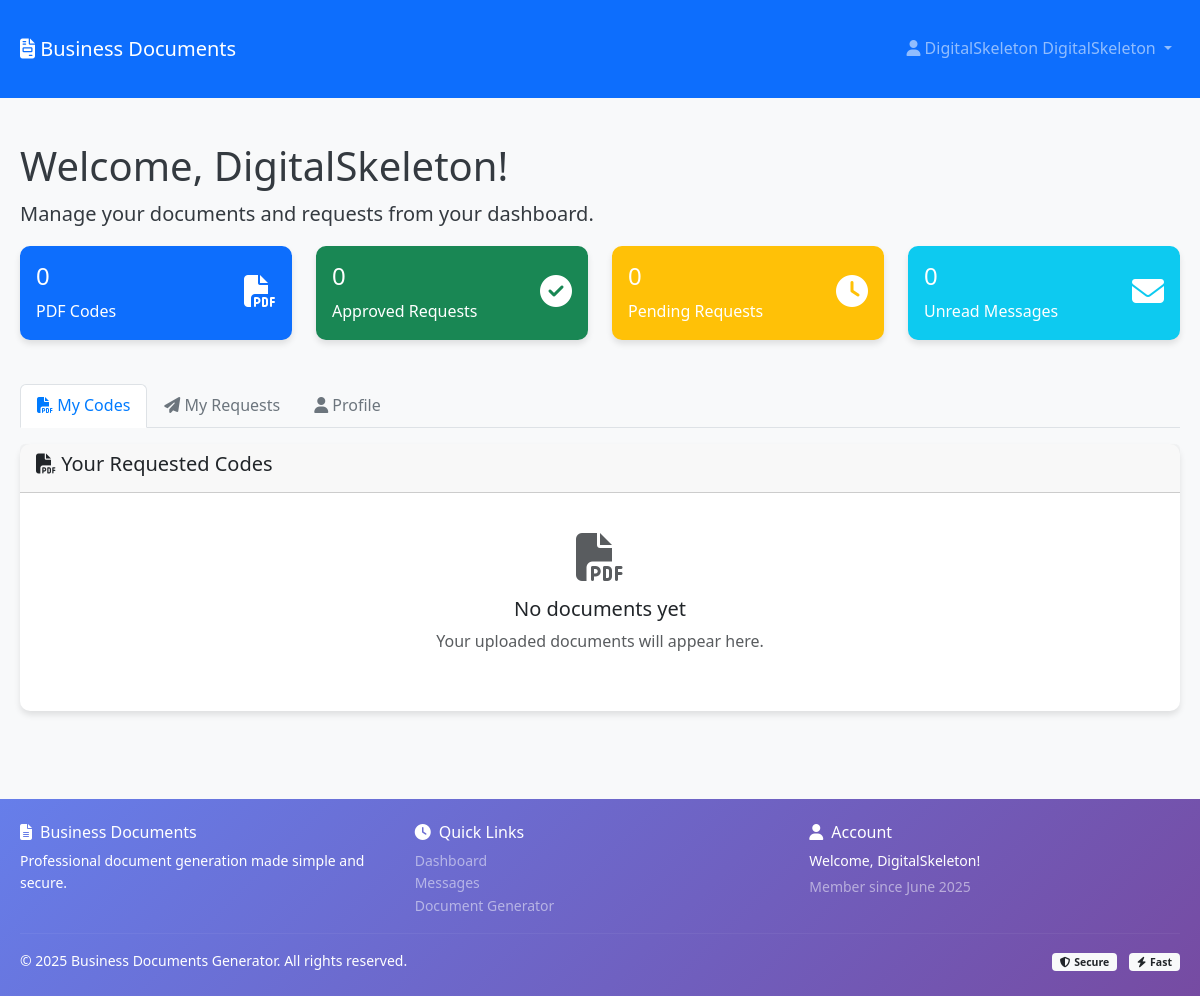
Page /dashboard (signed in) on the committed database.
### models.py (models this page shows, shortened)
class User(db.Model):
    id = db.Column(db.Integer, primary_key=True)
    username = db.Column(db.String(80), unique=True, nullable=False)
    email = db.Column(db.String(120), unique=True, nullable=False)
    password_hash = db.Column(db.String(255), nullable=False)
    first_name = db.Column(db.String(100), nullable=False)
    last_name = db.Column(db.String(100), nullable=False)
    is_admin = db.Column(db.Boolean, default=False)
    is_verified = db.Column(db.Boolean, default=False)
    verification_token = db.Column(db.String(100), nullable=True)
    reset_token = db.Column(db.String(100), nullable=True)
    reset_token_expires = db.Column(db.DateTime, nullable=True)
    created_at = db.Column(db.DateTime, default=datetime.utcnow)
    last_login = db.Column(db.DateTime, nullable=True)
    pdf_codes = db.relationship('UserPDFCode', foreign_keys='UserPDFCode.user_id', backref='user', lazy=True, cascade='all, delete-orphan')
    pdf_requests = db.relationship('PDFRequest', backref='user', lazy=True, cascade='all, delete-orphan')
    sent_messages = db.relationship('Message', foreign_keys='Message.sender_id', backref='sender', lazy=True, cascade='all, delete-orphan')
    received_messages = db.relationship('Message', foreign_keys='Message.recipient_id', backref='recipient', lazy=True, cascade='all, delete-orphan')
    uploaded_pdfs = db.relationship('UserPDFCode', foreign_keys='UserPDFCode.uploaded_by_admin_id', backref='uploader', lazy=True)

### app.py (the view)
@app.route('/dashboard')
@login_required
def dashboard():
    user = User.query.get(session['user_id'])
    if user.is_admin:
        return redirect(url_for('admin_dashboard'))
    pdf_codes = UserPDFCode.query.filter_by(user_id=user.id).order_by(UserPDFCode.uploaded_at.desc()).all()
    pdf_requests = PDFRequest.query.filter_by(user_id=user.id).order_by(PDFRequest.created_at.desc()).all()
    unread_messages = Message.query.filter_by(recipient_id=user.id, is_read=False).count()
    return render_template('dashboard/user_dashboard.html',
                         user=user,
                         pdf_codes=pdf_codes,
                         pdf_requests=pdf_requests,
                         unread_messages=unread_messages)

### app.py (called while the page is built)
def login_required(f):
    @wraps(f)
    def decorated_function(*args, **kwargs):
        if 'user_id' not in session:
            flash('Please log in to access this page.', 'error')
            return redirect(url_for('login'))
        return f(*args, **kwargs)
    return decorated_function

### templates/dashboard/user_dashboard.html (shortened to what this page needs)
<!DOCTYPE html>
<html lang="en">
<head>
    <link href="https://cdn.jsdelivr.net/npm/bootstrap@5.3.0/dist/css/bootstrap.min.css" rel="stylesheet">
    <link rel="stylesheet" href="https://cdnjs.cloudflare.com/ajax/libs/font-awesome/6.4.0/css/all.min.css">
    <link rel="stylesheet" href="{{ url_for('static', filename='css/style.css') }}">
</head>
<body>
    <nav class="navbar navbar-expand-lg navbar-dark bg-primary">
        <div class="container">
            <a class="navbar-brand" href="#">
                <i class="fas fa-file-invoice"></i> Business Documents
            </a>
            <ul class="navbar-nav ms-auto">
                <li class="nav-item dropdown">
                    <a class="nav-link dropdown-toggle" href="#" id="userDropdown" role="button" data-bs-toggle="dropdown" aria-expanded="false">
                        <i class="fas fa-user"></i> {{ user.first_name }} {{ user.last_name }}
                    </a>
                </li>
            </ul>
        </div>
    </nav>
    <div class="container mt-4">
        <div class="row">
            <div class="col-12">
                <h1>Welcome, {{ user.first_name }}!</h1>
                <p class="lead">Manage your documents and requests from your dashboard.</p>
            </div>
        </div>
        <div class="row mb-4">
            <div class="col-md-3">
                <div class="card bg-primary text-white">
                    <div class="card-body">
                        <div class="d-flex justify-content-between">
                            <div>
                                <h4>{{ pdf_codes|length }}</h4>
                                <p class="mb-0">PDF Codes</p>
                            </div>
                            <div class="align-self-center">
                                <i class="fas fa-file-pdf fa-2x"></i>
                            </div>
                        </div>
                    </div>
                </div>
            </div>
            <div class="col-md-3">
                <div class="card bg-success text-white">
                    <div class="card-body">
                        <div class="d-flex justify-content-between">
                            <div>
                                <h4>{{ pdf_requests|selectattr('status', 'equalto', 'approved')|list|length }}</h4>
                                <p class="mb-0">Approved Requests</p>
                            </div>
                            <div class="align-self-center">
                                <i class="fas fa-check-circle fa-2x"></i>
                            </div>
                        </div>
                    </div>
                </div>
            </div>
            <div class="col-md-3">
                <div class="card bg-warning text-white">
                    <div class="card-body">
                        <div class="d-flex justify-content-between">
                            <div>
                                <h4>{{ pdf_requests|selectattr('status', 'equalto', 'pending')|list|length }}</h4>
                                <p class="mb-0">Pending Requests</p>
                            </div>
                            <div class="align-self-center">
                                <i class="fas fa-clock fa-2x"></i>
                            </div>
                        </div>
                    </div>
                </div>
            </div>
            <div class="col-md-3">
                <div class="card bg-info text-white">
                    <div class="card-body">
                        <div class="d-flex justify-content-between">
                            <div>
                                <h4>{{ unread_messages }}</h4>
                                <p class="mb-0">Unread Messages</p>
                            </div>
                            <div class="align-self-center">
                                <i class="fas fa-envelope fa-2x"></i>
                            </div>
                        </div>
                    </div>
                </div>
            </div>
        </div>
        <ul class="nav nav-tabs" id="dashboardTabs">
            <li class="nav-item">
                <a class="nav-link active" id="documents-tab" data-bs-toggle="tab" href="#documents">
                    <i class="fas fa-file-pdf"></i> My Codes
                </a>
            </li>
            <li class="nav-item">
                <a class="nav-link" id="requests-tab" data-bs-toggle="tab" href="#requests">
                    <i class="fas fa-paper-plane"></i> My Requests
                </a>
            </li>
            <li class="nav-item">
                <a class="nav-link" id="profile-tab" data-bs-toggle="tab" href="#profile">
                    <i class="fas fa-user"></i> Profile
                </a>
            </li>
        </ul>
        <div class="tab-content mt-3">
            <div class="tab-pane fade show active" id="documents">
                <div class="card">
                    <div class="card-header">
                        <h5><i class="fas fa-file-pdf"></i> Your Requested Codes</h5>
                    </div>
                    <div class="card-body">
                        {% if pdf_codes %}
                        <div class="table-responsive">
                            <table class="table table-striped">
                                <thead>
                                    <tr>
                                        <th>File Name</th>
                                        <th>Description</th>
                                        <th>Uploaded Date</th>
                                        <th>Downloads</th>
                                        <th>Actions</th>
                                    </tr>
                                </thead>
                                <tbody>
                                    {% for pdf in pdf_codes %}
                                    <tr>
                                        <td>{{ pdf.original_filename }}</td>
                                        <td>{{ pdf.description or 'No description' }}</td>
                                        <td>{{ pdf.uploaded_at.strftime('%Y-%m-%d %H:%M') }}</td>
                                        <td>{{ pdf.download_count }}</td>
                                        <td>
                                            <a href="{{ url_for('download_file', file_id=pdf.id) }}" class="btn btn-sm btn-primary">
                                                <i class="fas fa-download"></i> Download
                                            </a>
                                        </td>
                                    </tr>
                                    {% endfor %}
                                </tbody>
                            </table>
                        </div>
                        {% else %}
                        <div class="text-center py-4">
                            <i class="fas fa-file-pdf fa-3x text-muted mb-3"></i>
                            <h5>No documents yet</h5>
                            <p class="text-muted">Your uploaded documents will appear here.</p>
                        </div>
                        {% endif %}
                    </div>
                </div>
            </div>
        </div>
    </div>
    <footer class="mt-5" style="background: linear-gradient(135deg, #667eea 0%, #764ba2 100%); color: white;">
        <div class="container py-4">
            <div class="row">
                <div class="col-md-4">
                    <h6><i class="fas fa-file-alt me-2"></i>Business Documents</h6>
                    <p class="small">Professional document generation made simple and secure.</p>
                </div>
                <div class="col-md-4">
                    <h6><i class="fas fa-clock me-2"></i>Quick Links</h6>
                    <div class="small">
                        <a href="/dashboard" class="text-white-50 text-decoration-none d-block">Dashboard</a>
                        <a href="/messages" class="text-white-50 text-decoration-none d-block">Messages</a>
                        <a href="/" class="text-white-50 text-decoration-none d-block">Document Generator</a>
                    </div>
                </div>
                <div class="col-md-4">
                    <h6><i class="fas fa-user me-2"></i>Account</h6>
                    <div class="small">
                        <p class="mb-1">Welcome, {{ user.first_name }}!</p>
                        <p class="mb-0 text-white-50">Member since {{ user.created_at.strftime('%B %Y') }}</p>
                    </div>
                </div>
            </div>
            <hr class="my-3" style="border-color: rgba(255,255,255,0.2);">
            <div class="row align-items-center">
                <div class="col-md-6">
                    <p class="mb-0 small">&copy; 2025 Business Documents Generator. All rights reserved.</p>
                </div>
                <div class="col-md-6 text-end">
                    <div class="small">
                        <span class="badge bg-light text-dark me-2">
                            <i class="fas fa-shield-alt me-1"></i>Secure
                        </span>
                        <span class="badge bg-light text-dark">
                            <i class="fas fa-bolt me-1"></i>Fast
                        </span>
                    </div>
                </div>
            </div>
        </div>
    </footer>
</body>
</html>

### static/css/style.css (style rules this page uses)
:root { --primary-color: #007bff; --secondary-color: #6c757d; --success-color: #28a745; --danger-color: #dc3545; --warning-color: #ffc107; --info-color: #17a2b8; --light-color: #f8f9fa; --dark-color: #343a40; --white: #ffffff; --black: #000000; }
body { font-family: 'Segoe UI', Tahoma, Geneva, Verdana, sans-serif; background-color: var(--light-color); color: var(--dark-color); line-height: 1.6; }
.container { max-width: 1200px; margin: 0 auto; padding: 20px; }
.card { border: none; border-radius: 10px; box-shadow: 0 4px 6px rgba(0, 0, 0, 0.1); margin-bottom: 20px; }
.nav-tabs .nav-link { border-radius: 6px 6px 0 0; border: 1px solid transparent; color: var(--secondary-color); }
.nav-tabs .nav-link.active { background-color: var(--white); border-color: #dee2e6 #dee2e6 var(--white); color: var(--primary-color); }
.badge { font-size: 0.75em; padding: 4px 8px; border-radius: 4px; }

### rows in the picture
User: first_name "DigitalSkeleton", last_name "DigitalSkeleton", created_at "June 2025"

### other values in the picture
{{ pdf_codes|length }} "0"
{{ pdf_requests|selectattr('status', 'equalto', 'approved')|list|length }} "0"
{{ pdf_requests|selectattr('status', 'equalto', 'pending')|list|length }} "0"
{{ unread_messages }} "0"
